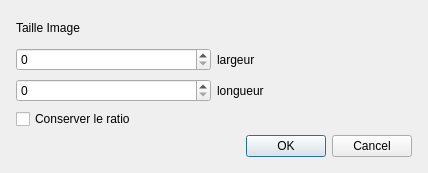
<?xml version="1.0" encoding="UTF-8"?>
<ui version="4.0">
 <class>ResizeImgWidget</class>
 <widget class="QWidget" name="ResizeImgWidget">
  <property name="geometry">
   <rect>
    <x>0</x>
    <y>0</y>
    <width>428</width>
    <height>173</height>
   </rect>
  </property>
  <property name="sizePolicy">
   <sizepolicy hsizetype="Expanding" vsizetype="Expanding">
    <horstretch>0</horstretch>
    <verstretch>0</verstretch>
   </sizepolicy>
  </property>
  <property name="windowTitle">
   <string>Form</string>
  </property>
  <layout class="QHBoxLayout" name="horizontalLayout_3">
   <item>
    <layout class="QVBoxLayout" name="verticalLayout">
     <property name="leftMargin">
      <number>5</number>
     </property>
     <property name="topMargin">
      <number>5</number>
     </property>
     <property name="rightMargin">
      <number>5</number>
     </property>
     <property name="bottomMargin">
      <number>5</number>
     </property>
     <item>
      <widget class="QLabel" name="tailleImg_Label">
       <property name="sizePolicy">
        <sizepolicy hsizetype="Minimum" vsizetype="Minimum">
         <horstretch>0</horstretch>
         <verstretch>0</verstretch>
        </sizepolicy>
       </property>
       <property name="text">
        <string>Taille Image</string>
       </property>
       <property name="textFormat">
        <enum>Qt::RichText</enum>
       </property>
       <property name="scaledContents">
        <bool>false</bool>
       </property>
       <property name="wordWrap">
        <bool>false</bool>
       </property>
      </widget>
     </item>
     <item>
      <layout class="QHBoxLayout" name="horizontalLayout_2">
       <item>
        <widget class="QSpinBox" name="largeurSpinBox"/>
       </item>
       <item>
        <widget class="QLabel" name="largeurLabel">
         <property name="text">
          <string>largeur</string>
         </property>
        </widget>
       </item>
      </layout>
     </item>
     <item>
      <layout class="QHBoxLayout" name="horizontalLayout">
       <item>
        <widget class="QSpinBox" name="longueurSpinBox"/>
       </item>
       <item>
        <widget class="QLabel" name="longueurLabel">
         <property name="text">
          <string>longueur</string>
         </property>
        </widget>
       </item>
      </layout>
     </item>
     <item>
      <widget class="QCheckBox" name="checkBox">
       <property name="text">
        <string>Conserver le ratio </string>
       </property>
      </widget>
     </item>
     <item>
      <widget class="QDialogButtonBox" name="buttonBox">
       <property name="standardButtons">
        <set>QDialogButtonBox::Cancel|QDialogButtonBox::Ok</set>
       </property>
      </widget>
     </item>
    </layout>
   </item>
  </layout>
 </widget>
 <resources/>
 <connections/>
</ui>
